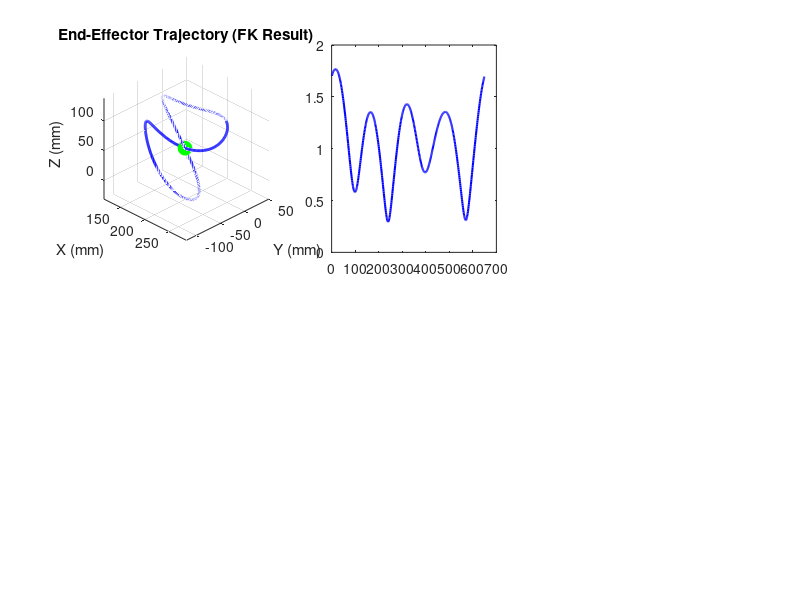

This figure's MATLAB source: (Note: this script raises an error after producing the figure.)
clear; clc; close all;
dtr = pi/180;

fprintf('=== 6-DOF Robot Forward Kinematics ===\n\n');

DH = [
    65,     pi/2,   135,  0;
    200,    0,       0,   0;
     0,     pi/2,   35,   0;
     0,     pi/2,   215,  0;
     0,     pi/2,    0,   0;
     0,      0,     55,   0;
];

fprintf('DH Parameters:\n');
fprintf('J |    a    | alpha |    d   \n');
for i=1:6
    fprintf('%d | %7.1f | %5.2f | %7.1f\n', i, DH(i,1), DH(i,2), DH(i,3));
end

% 2 define joint angle trajectory (Input)
fprintf('\n=== Defining Joint Space Trajectory ===\n');

N = 650; 
t = linspace(0, 2*pi, N);

% Joint angles that create square-like motion in task space
Q = zeros(N, 6);
Q(:,1) = 0 * ones(N,1);                 
Q(:,2) = 20 + 30*sin(t);                
Q(:,3) = -40 + 25*sin(2*t);               
Q(:,4) = zeros(N,1);                     
Q(:,5) = zeros(N,1);                  
Q(:,6) = zeros(N,1);                       

Q = Q * dtr;  % convert to radians

fprintf('Generated %d waypoints in joint space\n', N);

% 3 forward kinematic
fprintf('\n=== Computing Forward Kinematics ===\n');

pos = zeros(N, 3);           % End-effector positions
orient = zeros(N, 3, 3);     % End-effector orientations
joints = zeros(N, 7, 3);     % All joint positions

for i = 1:N
    T = eye(4);
    joints(i,1,:) = [0,0,0];  % Base at origin
    
    % Chain DH transformations
    for j = 1:6
        c = cos(Q(i,j));
        s = sin(Q(i,j));
        ca = cos(DH(j,2));
        sa = sin(DH(j,2));
        
        Tj = [c, -s*ca,  s*sa, DH(j,1)*c;
              s,  c*ca, -c*sa, DH(j,1)*s;
              0,  sa,    ca,   DH(j,3);
              0,  0,     0,    1];
        
        T = T * Tj;
        joints(i,j+1,:) = T(1:3,4)';
    end
    
    pos(i,:) = T(1:3,4)';
    orient(i,:,:) = T(1:3,1:3);
end

fprintf('FK computed for all waypoints\n');


% Verify 1mm spacing
spacing = sqrt(sum(diff(pos).^2, 2));
fprintf('End-effector spacing: mean=%.3fmm, std=%.4fmm\n', mean(spacing), std(spacing));

% Check fixed orientation
R0 = squeeze(orient(1,:,:));
orient_err = zeros(N,1);
for i = 1:N
    orient_err(i) = norm(squeeze(orient(i,:,:)) - R0, 'fro');
end
fprintf('Orientation error: mean=%.6f, max=%.6f\n\n', mean(orient_err), max(orient_err));

% 4 PLOTS
fprintf('=== Creating Plots ===\n');

figure('Position', [50,50,1400,700]);

% 3D Trajectory
subplot(2,3,1);
plot3(pos(:,1), pos(:,2), pos(:,3), 'b', 'LineWidth', 2);
hold on;
plot3(pos(1,1), pos(1,2), pos(1,3), 'go', 'MarkerSize', 10, 'MarkerFaceColor', 'g');
grid on; axis equal;
xlabel('X (mm)'); ylabel('Y (mm)'); zlabel('Z (mm)');
title('End-Effector Trajectory (FK Result)'); view(45,30);

% Waypoint Spacing
subplot(2,3,2);
plot(spacing, 'b', 'LineWidth', 1.5);
hold on; yline(mean(spacing), 'r--', 'LineWidth', 2);
grid on;
xlabel('Waypoint Index'); ylabel('Distance (mm)');
title(sprintf('Waypoint Spacing (mean=%.2fmm)', mean(spacing)));

% Joint Angles
subplot(2,3,3);
plot(Q(:,1:3)/dtr, 'LineWidth', 2);
grid on;
xlabel('Waypoint Index'); ylabel('Angle (deg)');
title('Joint Angles (Input)');
legend('θ₁','θ₂','θ₃', 'Location', 'best');

% Orientation Error
subplot(2,3,4);
plot(orient_err, 'r', 'LineWidth', 2);
hold on; yline(mean(orient_err), 'k--', 'LineWidth', 1.5);
grid on;
xlabel('Waypoint Index'); ylabel('Orientation Error');
title('Fixed End-Effector Orientation');

% Summary
subplot(2,3,5); axis off;
text(0.1, 0.8, sprintf(['FORWARD KINEMATICS SUMMARY\n\n' ...
    'Robot: UR3-like (6-DOF)\n' ...
    'Waypoints: %d\n\n' ...
    'End-Effector Path:\n' ...
    '  Spacing: %.2f ± %.3f mm\n\n' ...
    'Orientation:\n' ...
    '  Error: %.6f (fixed)'], ...
    N, mean(spacing), std(spacing), mean(orient_err)), ...
    'FontSize', 10, 'FontName', 'Courier');

% 5 Robot animation
fprintf('=== Animating Robot ===\n');
v = VideoWriter('robot_animation.mp4', 'MPEG-4');
v.FrameRate = 5;  
open(v);

figure('Position', [100,100,1000,800]);
plot3(pos(:,1), pos(:,2), pos(:,3), 'r--', 'LineWidth', 1.5);
hold on;
plot3(pos(1,1), pos(1,2), pos(1,3), 'go', 'MarkerSize', 12, 'MarkerFaceColor', 'g');
grid on; axis equal;
xlabel('X (mm)'); ylabel('Y (mm)'); zlabel('Z (mm)');
xlim([-100 500]); ylim([-400 400]); zlim([0 600]);
view(45,30);
title('6-DOF Robot Forward Kinematics');

for i = 1:15:N
    j = squeeze(joints(i,:,:));
    
    delete(findobj(gca, 'Tag', 'robot'));
    
    % Robot stick figure
    plot3(j(:,1), j(:,2), j(:,3), 'b-o', ...
        'LineWidth', 3, 'MarkerSize', 6, 'MarkerFaceColor', 'b', 'Tag', 'robot');
    
    % Base
    plot3(0, 0, 0, 'ks', 'MarkerSize', 12, 'MarkerFaceColor', 'k', 'Tag', 'robot');
    
    % End-effector
    plot3(j(end,1), j(end,2), j(end,3), 'ro', ...
        'MarkerSize', 10, 'MarkerFaceColor', 'r', 'Tag', 'robot');
    
 
    plot3(pos(1:i,1), pos(1:i,2), pos(1:i,3), 'g-', 'LineWidth', 2, 'Tag', 'robot');
    
    title(sprintf('FK Animation - Waypoint %d/%d', i, N));

     % Capture frame
    frame = getframe(gcf);
    writeVideo(v, frame);
    drawnow; pause(0.03);
end

% Close video file
close(v);
fprintf('Video saved as robot_animation1.mp4\n');
fprintf('\n=== COMPLETE ===\n');


